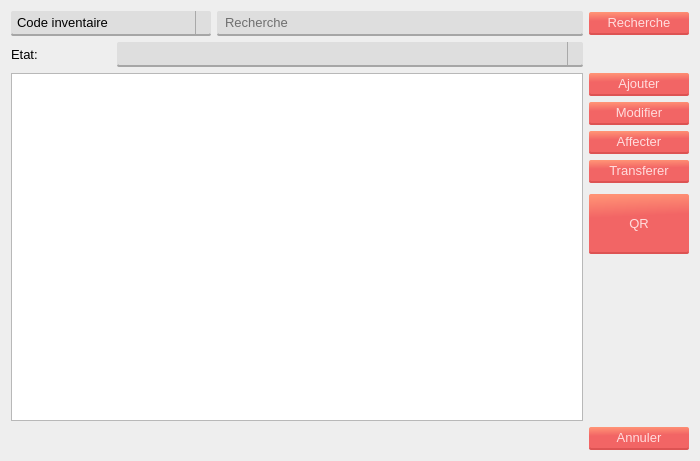
<?xml version="1.0" encoding="UTF-8"?>
<ui version="4.0">
 <class>liste_mat</class>
 <widget class="QWidget" name="liste_mat">
  <property name="geometry">
   <rect>
    <x>0</x>
    <y>0</y>
    <width>700</width>
    <height>461</height>
   </rect>
  </property>
  <property name="windowTitle">
   <string>Liste des materiels bureautiques</string>
  </property>
  <property name="windowIcon">
   <iconset>
    <normaloff>icon.png</normaloff>icon.png</iconset>
  </property>
  <property name="styleSheet">
   <string notr="true">*{
	font: 10pt;
}
#liste_mat{
	
	background-color: #EEE;
	font: 10pt;
}

.QPushButton{
	border-radius: 2;
	background-color: qlineargradient(spread:pad, x1:0.548, y1:1, x2:0.469455, y2:0, stop:0.627119 rgba(242, 101, 101, 255), stop:1 rgba(255, 146, 117, 255));
	border-bottom: 2px solid;
	border-bottom-color:rgb(221, 83, 83);
	padding: 3px 16px;
	color:rgb(255, 221, 221);	
	font: 10pt;
}
.QPushButton:pressed{
	background-color: rgb(220, 91, 91);
	border-bottom-color: rgb(194, 73, 73);
}

.QLineEdit{
	border-radius: 2;
	border-bottom: 2px solid rgb(166, 166, 166);
	font: 10pt;
	padding: 3px 6px;
	
	background-color:rgb(222, 222, 222);
}

.QComboBox{
	border-radius: 2;
	background-color:rgb(222, 222, 222);
	border: none;
	padding: 3px 6px;
	border-bottom: 2px solid rgb(166, 166, 166);
}
.QComboBox::drop-down{
	 subcontrol-origin: padding;
    subcontrol-position: top right;
	
	border-left-width: 1px;
    border-left-color: darkgray;
    border-left-style: solid;
}
QComboBox:!editable:on, QComboBox::drop-down:editable:on {
    background: qlineargradient(x1: 0, y1: 0, x2: 0, y2: 1,
                                stop: 0 #D3D3D3, stop: 0.4 #D8D8D8,
                                stop: 0.5 #DDDDDD, stop: 1.0 #E1E1E1);
}
QHeaderView::section {
	padding-left: 4px;
    border: 1px solid #6c6c6c;
}
QTableView {
	border-bottom: 1px solid #6c6c6c;
}
QTableView:!active {
    selection-background-color: palette(highlight);
    selection-color: palette(highlighted-text);
}</string>
  </property>
  <layout class="QGridLayout" name="gridLayout">
   <item row="1" column="0">
    <widget class="QLabel" name="label">
     <property name="maximumSize">
      <size>
       <width>100</width>
       <height>16777215</height>
      </size>
     </property>
     <property name="text">
      <string>Etat:</string>
     </property>
     <property name="scaledContents">
      <bool>false</bool>
     </property>
    </widget>
   </item>
   <item row="4" column="2">
    <widget class="QPushButton" name="annuler_button">
     <property name="maximumSize">
      <size>
       <width>100</width>
       <height>16777215</height>
      </size>
     </property>
     <property name="text">
      <string>Annuler</string>
     </property>
    </widget>
   </item>
   <item row="0" column="0" colspan="2">
    <layout class="QHBoxLayout" name="horizontalLayout">
     <item>
      <widget class="QComboBox" name="recherche_combo">
       <property name="sizePolicy">
        <sizepolicy hsizetype="Expanding" vsizetype="Fixed">
         <horstretch>0</horstretch>
         <verstretch>0</verstretch>
        </sizepolicy>
       </property>
       <property name="maximumSize">
        <size>
         <width>200</width>
         <height>16777215</height>
        </size>
       </property>
       <item>
        <property name="text">
         <string>Code inventaire</string>
        </property>
       </item>
       <item>
        <property name="text">
         <string>Fournisseur</string>
        </property>
       </item>
       <item>
        <property name="text">
         <string>Catégorie</string>
        </property>
       </item>
       <item>
        <property name="text">
         <string>Employé</string>
        </property>
       </item>
      </widget>
     </item>
     <item>
      <widget class="QLineEdit" name="recherche_code">
       <property name="placeholderText">
        <string>Recherche</string>
       </property>
      </widget>
     </item>
    </layout>
   </item>
   <item row="1" column="1">
    <widget class="QComboBox" name="choix_etat">
     <item>
      <property name="text">
       <string/>
      </property>
     </item>
     <item>
      <property name="text">
       <string>En service</string>
      </property>
     </item>
     <item>
      <property name="text">
       <string>En panne</string>
      </property>
     </item>
     <item>
      <property name="text">
       <string>Stock</string>
      </property>
     </item>
     <item>
      <property name="text">
       <string>Transferé</string>
      </property>
     </item>
     <item>
      <property name="text">
       <string>Archive</string>
      </property>
     </item>
    </widget>
   </item>
   <item row="3" column="0" colspan="2">
    <widget class="QTableWidget" name="tableWidget">
     <property name="styleSheet">
      <string notr="true"/>
     </property>
     <property name="editTriggers">
      <set>QAbstractItemView::NoEditTriggers</set>
     </property>
     <property name="alternatingRowColors">
      <bool>false</bool>
     </property>
     <property name="selectionMode">
      <enum>QAbstractItemView::MultiSelection</enum>
     </property>
     <property name="selectionBehavior">
      <enum>QAbstractItemView::SelectRows</enum>
     </property>
     <property name="showGrid">
      <bool>true</bool>
     </property>
     <property name="gridStyle">
      <enum>Qt::SolidLine</enum>
     </property>
     <property name="sortingEnabled">
      <bool>false</bool>
     </property>
     <property name="wordWrap">
      <bool>false</bool>
     </property>
    </widget>
   </item>
   <item row="3" column="2">
    <layout class="QVBoxLayout" name="verticalLayout">
     <item>
      <widget class="QPushButton" name="ajouter_button">
       <property name="maximumSize">
        <size>
         <width>100</width>
         <height>16777215</height>
        </size>
       </property>
       <property name="toolTip">
        <string>&lt;html&gt;&lt;head/&gt;&lt;body&gt;&lt;p&gt;Ajouter un nouvel équipement&lt;/p&gt;&lt;/body&gt;&lt;/html&gt;</string>
       </property>
       <property name="text">
        <string>Ajouter</string>
       </property>
      </widget>
     </item>
     <item>
      <widget class="QPushButton" name="modifier_button">
       <property name="maximumSize">
        <size>
         <width>100</width>
         <height>16777215</height>
        </size>
       </property>
       <property name="toolTip">
        <string>&lt;html&gt;&lt;head/&gt;&lt;body&gt;&lt;p&gt;Modifier les informations de l'équipement selectionné&lt;/p&gt;&lt;/body&gt;&lt;/html&gt;</string>
       </property>
       <property name="whatsThis">
        <string>&lt;html&gt;&lt;head/&gt;&lt;body&gt;&lt;p&gt;Modifier les informations de l'équipement selectionné&lt;/p&gt;&lt;/body&gt;&lt;/html&gt;</string>
       </property>
       <property name="text">
        <string>Modifier</string>
       </property>
      </widget>
     </item>
     <item>
      <widget class="QPushButton" name="affecter_button">
       <property name="maximumSize">
        <size>
         <width>100</width>
         <height>16777215</height>
        </size>
       </property>
       <property name="toolTip">
        <string>&lt;html&gt;&lt;head/&gt;&lt;body&gt;&lt;p&gt;Affecter les équipements selectionnés à un employé&lt;/p&gt;&lt;/body&gt;&lt;/html&gt;</string>
       </property>
       <property name="text">
        <string>Affecter</string>
       </property>
      </widget>
     </item>
     <item>
      <widget class="QPushButton" name="transfer_button">
       <property name="maximumSize">
        <size>
         <width>100</width>
         <height>16777215</height>
        </size>
       </property>
       <property name="toolTip">
        <string>&lt;html&gt;&lt;head/&gt;&lt;body&gt;&lt;p&gt;Transferer vers un autre projet les équipement selectionnés&lt;/p&gt;&lt;/body&gt;&lt;/html&gt;</string>
       </property>
       <property name="text">
        <string>Transferer</string>
       </property>
      </widget>
     </item>
     <item>
      <widget class="QPushButton" name="qr_button">
       <property name="minimumSize">
        <size>
         <width>50</width>
         <height>60</height>
        </size>
       </property>
       <property name="maximumSize">
        <size>
         <width>100</width>
         <height>50</height>
        </size>
       </property>
       <property name="toolTip">
        <string>&lt;html&gt;&lt;head/&gt;&lt;body&gt;&lt;p&gt;Génerer les codes QR pour les équipement seletionnés&lt;/p&gt;&lt;/body&gt;&lt;/html&gt;</string>
       </property>
       <property name="text">
        <string>QR</string>
       </property>
      </widget>
     </item>
     <item>
      <spacer name="verticalSpacer">
       <property name="orientation">
        <enum>Qt::Vertical</enum>
       </property>
       <property name="sizeHint" stdset="0">
        <size>
         <width>20</width>
         <height>197</height>
        </size>
       </property>
      </spacer>
     </item>
    </layout>
   </item>
   <item row="0" column="2">
    <widget class="QPushButton" name="rechercher_button">
     <property name="text">
      <string>Recherche</string>
     </property>
    </widget>
   </item>
  </layout>
 </widget>
 <resources/>
 <connections>
  <connection>
   <sender>annuler_button</sender>
   <signal>clicked()</signal>
   <receiver>liste_mat</receiver>
   <slot>close()</slot>
   <hints>
    <hint type="sourcelabel">
     <x>690</x>
     <y>446</y>
    </hint>
    <hint type="destinationlabel">
     <x>423</x>
     <y>227</y>
    </hint>
   </hints>
  </connection>
 </connections>
</ui>
